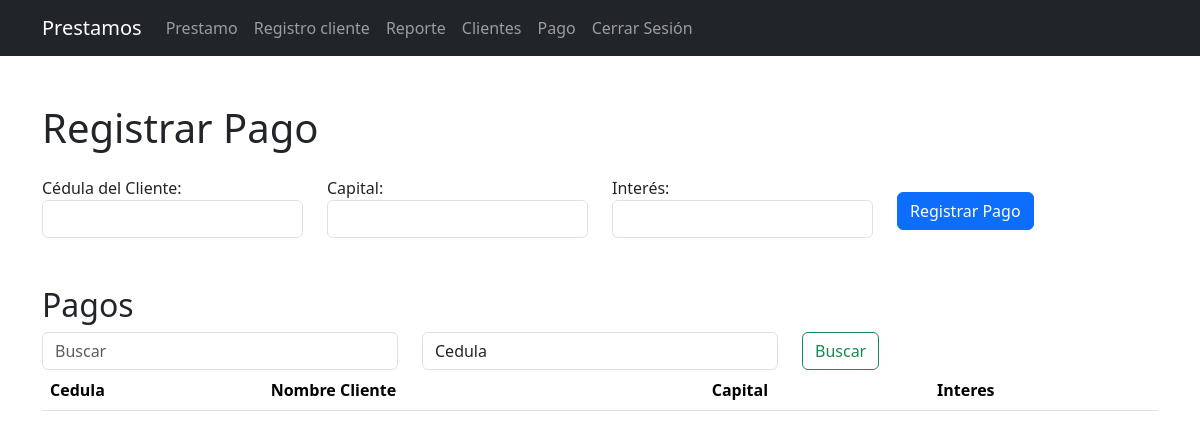
The app's page /pago.php (signed in), older data.
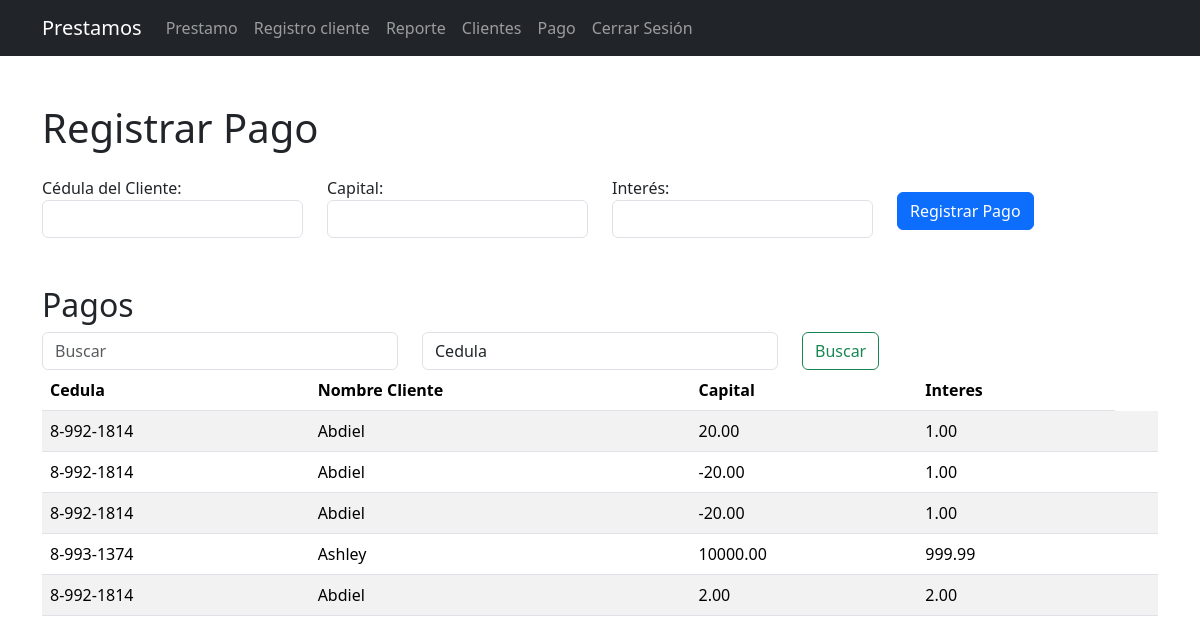
The same page, newer data.
### tables this page shows
CREATE TABLE `pagos` (
  `id` int(11) NOT NULL,
  `cedula_cliente` varchar(10) DEFAULT NULL,
  `nombre_cliente` varchar(255) DEFAULT NULL,
  `capital` decimal(10,2) DEFAULT 0.00,
  `interes` decimal(10,2) DEFAULT 0.00,
  `fecha` date DEFAULT curdate()
);

### class/modelo.php (called while the page is built, shortened)
<?php
class modeloCredencialesBD{
    public function __construct()
    {
        $this->_db=new mysqli(DB_HOST, DB_USER, DB_PASS ,DB_NAME);
    }
}
?>

### crud/pago_busca.php (called while the page is built)
<?php
require_once('class/functions.php');
$obj_funciones = new funciones();
if ($_SERVER["REQUEST_METHOD"] == "POST") {
    $search = $_POST['search'];
    $search_field = $_POST['search_field'];
    $allowed_fields = ['cedula_cliente', 'nombre_cliente'];
    if (!in_array($search_field, $allowed_fields)) {
        header("Location: ../error.php");
        exit();
    }
    $pago = $obj_funciones->buscar_todo("pago", $search, $search_field);
} else {
    $pago = $obj_funciones->obtener_todo("pagos");
}
?>

### class/functions.php (called while the page is built, shortened)
<?php
require_once('modelo.php');
class funciones extends modeloCredencialesBD{
    public function obtener_todo($cadena) {
        $query = "CALL sp_" . "$cadena";
        $consulta = $this->_db->query($query);
        if ($consulta) {
            $resultado = $consulta->fetch_all(MYSQLI_ASSOC);
            return $resultado;
        } else {
                    return array();
        }
    }
}
?>

### pago.php (the view, shortened to what this page needs)
<?php
require_once('class/navbar.php');
require_once('crud/pago_busca.php');
?>
<div class="container mt-5">
    <h1 class="mb-4">Registrar Pago</h1>
    <form action="crud/pago2.php" method="post" class="row">
        <div class="form-group col-md-3">
            <label for="cedula_cliente">Cédula del Cliente:</label>
            <input type="text" class="form-control" id="cedula_cliente" name="cedula_cliente" required>
        </div>
        <div class="form-group col-md-3">
            <label for="capital">Capital:</label>
            <input type="number" class="form-control" id="capital" name="capital" step="0.01" required>
        </div>
        <div class="form-group col-md-3">
            <label for="interes">Interés:</label>
            <input type="number" class="form-control" id="interes" name="interes" step="0.01" required>
        </div>
        <div class="col-md-3 mt-3">
            <button type="submit" class="btn btn-primary">Registrar Pago</button>
        </div>
    </form>
    <h2 class="mt-5">Pagos</h2>
    <form action="<?php echo $_SERVER['PHP_SELF']; ?>" method="post" class="form-inline my-2 my-lg-0">
        <div class="row">
            <div class="col">
                <input class="form-control" type="search" placeholder="Buscar" aria-label="Search" name="search">
            </div>
            <div class="col">
            <select class="form-control" name="search_field">
    <option value="cedula_cliente">Cedula</option>
</select>
            </div>
            <div class="col">
                <button class="btn btn-outline-success" type="submit">Buscar</button>
            </div>
        </div>
    </form>
    <table class="table table-striped">
        <thead>
            <tr>
                <th>Cedula</th>
                <th>Nombre Cliente</th>
                <th>Capital</th>
                <th>Interes</th>
            </tr>
        </thead>
        <tbody>
            <?php
            foreach ($pago as $pago) {
                echo "<tr>";
                echo "<td>{$pago['cedula_cliente']}</td>";
                echo "<td>{$pago['nombre_cliente']}</td>";
                echo "<td>{$pago['capital']}</td>";
                echo "<td>{$pago['interes']}</td>";
                echo "<td>";
                echo "</td>";
                echo "</tr>";
            }
            ?>
        </tbody>
    </table>
</div>
</body>
</html>

### class/navbar.php (shortened to what this page needs)
<!DOCTYPE html>
<html lang="es">
<head>
    <link rel="stylesheet" href="./css/bootstrap.min.css">
</head>
<body>
<nav class="navbar navbar-expand-lg navbar-dark bg-dark flex-column">
    <div class="container">
        <a class="navbar-brand" href="presentacion.php">Prestamos</a>
        <div class="collapse navbar-collapse" id="navbarNav">
            <ul class="navbar-nav">
                <li class="nav-item">
                    <a class="nav-link" href="prestar.php">Prestamo</a>
                </li>
                <li class="nav-item">
                    <a class="nav-link" href="registro_cliente.php">Registro cliente</a>
                </li>
                <li class="nav-item">
                    <a class="nav-link" href="reporte.php">Reporte</a>
                </li>
                <li class="nav-item">
                    <a class="nav-link" href="cliente.php">Clientes</a>
                </li>
                <li class="nav-item">
                    <a class="nav-link" href="pago.php">Pago</a>
                </li>
                <li class="nav-item">
                    <a class="nav-link" href="crud/logout.php">Cerrar Sesión</a></li>
            </ul>
        </div>
    </div>
</nav>
</body>

Row changes from the older to the newer data that the page shows:
added pagos: cedula_cliente "8-992-1814", nombre_cliente "Abdiel", capital "20.00", interes "1.00"
added pagos: cedula_cliente "8-992-1814", nombre_cliente "Abdiel", capital "-20.00", interes "1.00"
added pagos: cedula_cliente "8-992-1814", nombre_cliente "Abdiel", capital "-20.00", interes "1.00"
added pagos: cedula_cliente "8-993-1374", nombre_cliente "Ashley", capital "10000.00", interes "999.99"
added pagos: cedula_cliente "8-992-1814", nombre_cliente "Abdiel", capital "2.00", interes "2.00"
